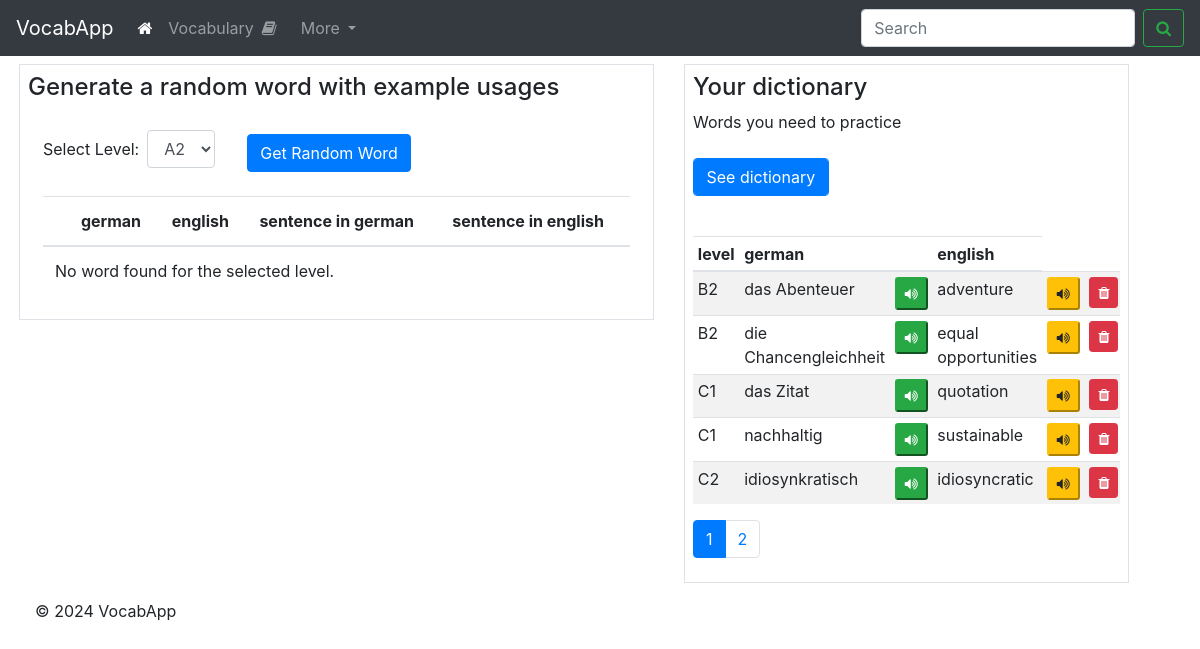
The page /search on the database as committed earlier.
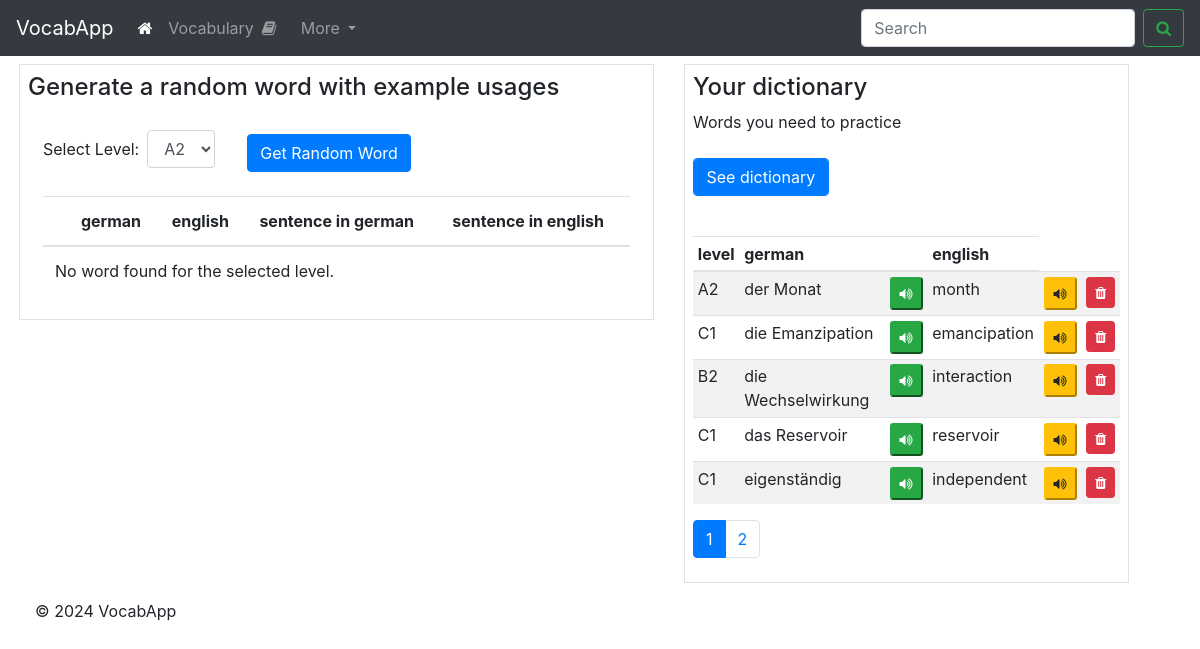
The same page on the database as committed later.
### app.py (models this page shows)
class LanguageData(db.Model):
    __tablename__ = 'language_data'
    id = db.Column(db.Integer, primary_key=True, index=True)
    level = db.Column(db.String, index=True)
    german_word = db.Column(db.String, unique=True, index=True)
    english_word = db.Column(db.String)
    german_example = db.Column(db.String)
    english_example = db.Column(db.String)
    in_dictionary = db.Column(db.Boolean)

### app.py (the view)
@app.route('/search', methods=['GET', 'POST'])
def search():
    if request.method == 'POST':
        page = request.args.get('page', 1, type=int)
        per_page = 5
        paginated_results = LanguageData.query.filter(
                LanguageData.in_dictionary==1
        ).paginate(page=page, per_page=per_page)
        return render_template('index.html', results=paginated_results)
    elif request.method == 'GET':
        print('     --- This is GET ---')
        page = request.args.get('page', 1, type=int)
        per_page = 5
        paginated_results = LanguageData.query.filter(
            LanguageData.in_dictionary == 1
        ).paginate(page=page, per_page=per_page)
        return render_template('index.html', results=paginated_results)
    return redirect(url_for('index'))

### templates/index.html (shortened to what the changed rows need)
<!DOCTYPE html>
<html lang="en">
<head>
    <link rel="stylesheet" href="https://stackpath.bootstrapcdn.com/bootstrap/4.3.1/css/bootstrap.min.css">
    <link rel="stylesheet" href="https://cdnjs.cloudflare.com/ajax/libs/font-awesome/4.7.0/css/font-awesome.min.css">
</head>
<body>
        <div class="container mt-2 ml-1">
            <div class="row">
                <div class="col-md-7">
                    <div class="border p-2">
                        <div class="container-fluid mt-4 table-responsive">
                                <table class="table table-md mt-4 text-sm">
                                    <thead>
                                        <tr>
                                            <th class="text-sm"></th>
                                            <th class="text-sm">german</th>
                                            <th class="text-sm">english</th>
                                            <th class="text-sm">sentence in german</th>
                                            <th class="text-sm">sentence in english</th>
                                        </tr>
                                    </thead>
                                </table>
                        </div>
                    </div>
                </div>
                <div class="col-md-5">
                    <div class="border p-2">
                        <div class="search mt-4 table-responsive">
                                <table class="table table-striped table-sm fs-6 mt-4" id="resultsTable">
                                    <thead>
                                        <tr>
                                            <th>level</th>
                                            <th>german</th>
                                            <th></th>
                                            <th>english</th>
                                        </tr>
                                    </thead>
                                    <tbody>
                                    {% if results %}
                                        {% for row in results.items %}
                                        <tr>
                                            <td>{{ row['level'] }}</td>
                                            <td>{{ row['german_word'] }}</td>
                                            <td>
                                                <button type="button" class="pronounce-btn btn-success btn-sm" data-word="{{ row['german_word'] }}" data-language="german">
                                                    <i class="fa fa-volume-up"></i>
                                                </button>
                                            </td>
                                            <td>{{ row['english_word'] }}</td>
                                            <td>
                                                <button type="button" class="pronounce-btn btn-warning btn-sm" data-word="{{ row['english_word'] }}">
                                                    <i class="fa fa-volume-up"></i>
                                                </button>
                                            </td>
                                            <td>
                                                    <button type="submit" class="btn btn-danger btn-sm  delete-btn" data-toggle="modal" data-target="#confirmDeleteModal" data-rowid="{{ row['id'] }}">
                                                        <i class="fa fa-trash"></i>
                                                    </button>
                                            </td>
                                        </tr>
                                    {% endfor %}
                                    {% else %}
                                        <tr>
                                            <td colspan="6">No results found.</td>
                                        </tr>
                                {% endif %}
                                    </tbody>
                                </table>
                            <nav aria-label="Page navigation">
                            {% if results and results.iter_pages %}
                                <ul class="pagination">
                                    {% for page_num in results.iter_pages() %}
                                        {% if page_num %}
                                            <li class="page-item{% if page_num == results.page %} active{% endif %}">
                                                <a class="page-link" href="{{ url_for('search', page=page_num) }}">{{ page_num }}</a>
                                            </li>
                                        {% else %}
                                            <li class="page-item disabled"><span class="page-link">...</span></li>
                                        {% endif %}
                                    {% endfor %}
                                </ul>
                            {% endif %}
                            </nav>
                        </div>
                    </div>
                </div>
            </div>
        </div>
</body>
</html>

Rows that differ between the two databases and show on the page:
no longer on this page (row edited): LanguageData: level "B2", german_word "das Abenteuer", english_word "adventure"
no longer on this page (row edited): LanguageData: level "B2", german_word "die Chancengleichheit", english_word "equal opportunities"
no longer on this page (row edited): LanguageData: level "C1", german_word "das Zitat", english_word "quotation"
no longer on this page (row edited): LanguageData: level "C1", german_word "nachhaltig", english_word "sustainable"
no longer on this page (row edited): LanguageData: level "C2", german_word "idiosynkratisch", english_word "idiosyncratic"
now on this page (row edited): LanguageData: level "A2", german_word "der Monat", english_word "month"
now on this page (row edited): LanguageData: level "C1", german_word "die Emanzipation", english_word "emancipation"
now on this page (row edited): LanguageData: level "B2", german_word "die Wechselwirkung", english_word "interaction"
now on this page (row edited): LanguageData: level "C1", german_word "das Reservoir", english_word "reservoir"
now on this page (row edited): LanguageData: level "C1", german_word "eigenständig", english_word "independent"
